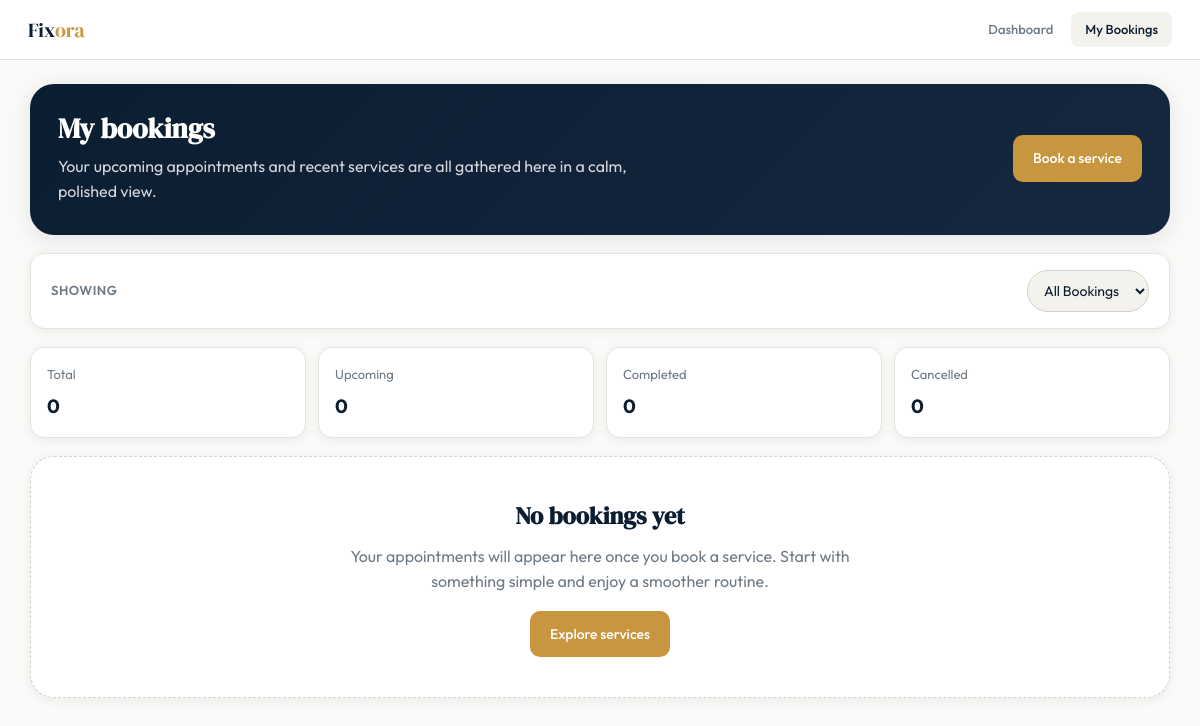
The page /booking/my-bookings/ (signed in) on the database as committed earlier.
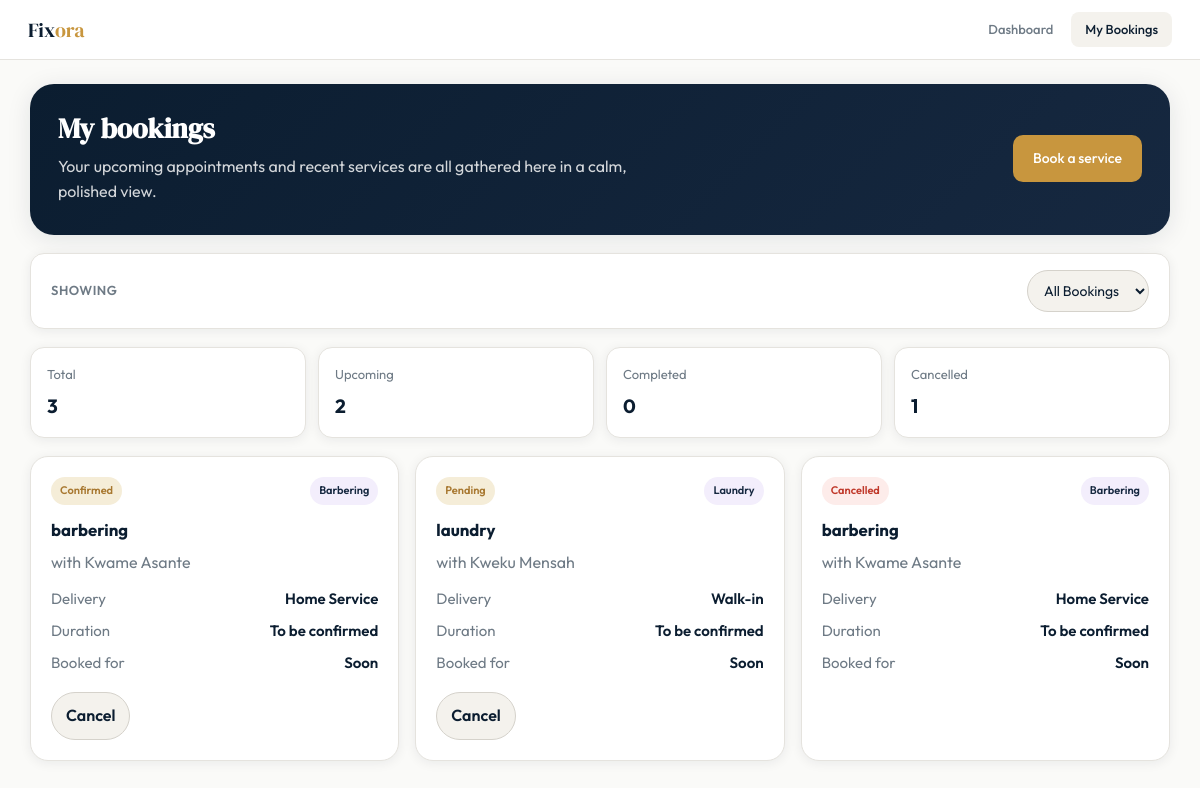
The same page on the database as committed later.
### booking/models.py (models this page shows)
class Booking(models.Model):
    customer = models.ForeignKey(User, on_delete=models.CASCADE, related_name='booking')
    provider = models.ForeignKey(Provider, on_delete=models.CASCADE)
    service = models.CharField(max_length=100)
    duration = models.CharField(max_length=100)
    status = models.CharField(max_length=100)
    delivery_type =models.CharField(max_length=100)
    service_type = models.CharField(max_length=100)
    booking_date = models.DateField(default="1900-01-01")
    booking_time = models.TimeField(default="00:00:00")

### provider/models.py (models this page shows, shortened)
class Provider(models.Model):
    class ServiceType(models.TextChoices):
        BARBERING= 'barbering', 'Barbering'
        LAUNDRY= 'laundry', 'Laundry'
        CLEANING= 'cleaning', 'Cleaning'
    class ServiceMode(models.TextChoices):
        HOME = 'home', 'Home Service'
        WALK_IN = 'walk_in', 'Walk-in'
    user = models.OneToOneField(User, on_delete=models.CASCADE, related_name='provider_profile')
    full_name =models.CharField(max_length=100)
    email=models.EmailField(unique=True)
    phone_number=models.CharField(max_length=10)
    service_type=models.CharField(max_length=100, choices=[('barbering', 'Barbering'), ('laundry', 'Laundry'), ('cleaning', 'Cleaning')])
    service_mode=models.CharField(max_length=20, choices=[('home', 'Home Service'), ('walk_in', 'Walk-in')])
    delivery_type=models.CharField(max_length=20, choices=[('home_service', 'Home Service'), ('pickup', 'Pickup')])
    address=models.CharField(max_length=100)
    bio=models.TextField()
    profile_picture=models.ImageField(upload_to='profile_pictures/', blank=True, null=True)
    status=models.CharField(max_length=10, choices=[('active', 'Active'), ('inactive', 'Inactive')], default='active')
    rating=models.DecimalField(max_digits=3, decimal_places=2, default=0.00)
    availability=models.BooleanField(default=True)
    working_hours=models.CharField(max_length=100)
    created_at=models.DateTimeField(auto_now_add=True)
    class Meta:
        db_table = 'providers'

### booking/views.py (the view)
# urls.py: path('my-bookings/', views.my_bookings, name='my_bookings'),
@login_required
def my_bookings(request):
    status_filter = request.GET.get('status', '')
    bookings = Booking.objects.filter(customer=request.user).select_related('provider').order_by('-id')
    if status_filter:
        bookings = bookings.filter(status=status_filter)
    upcoming = bookings.filter(status__in=['pending', 'confirmed'])
    completed = bookings.filter(status='completed')
    cancelled = bookings.filter(status='cancelled')
    context = {
        'bookings': bookings,
        'upcoming_bookings': upcoming,
        'completed_bookings': completed,
        'cancelled_bookings': cancelled,
        'status_filter': status_filter,
        'status_choices': [
            ('', 'All Bookings'),
            ('pending', 'Pending'),
            ('confirmed', 'Confirmed'),
            ('completed', 'Completed'),
            ('cancelled', 'Cancelled'),
        ],
    }
    return render(request, 'booking/my_bookings.html', context)

### booking/templates/booking/my_bookings.html (shortened to what this page needs)
{% load static %}
<!doctype html>
<html lang="en" data-theme="light">
  <head>
  </head>
  <body>
    <nav class="pg-nav">
      <div class="pg-nav-title">Fix<span>ora</span></div>
      <div class="pg-tabs">
        <a href="{% url 'dashboard' %}" class="pg-tab">Dashboard</a>
        <a href="{% url 'my_bookings' %}" class="pg-tab active">My Bookings</a>
      </div>
    </nav>
    <div class="page">
      <section class="hero">
        <div>
          <h1>My bookings</h1>
          <p>
            Your upcoming appointments and recent services are all gathered here
            in a calm, polished view.
          </p>
        </div>
        <a href="{% url 'dashboard' %}" class="btn btn-primary"
          >Book a service</a
        >
      </section>
      <form method="get" class="filter-card">
        <label for="status">Showing</label>
        <select name="status" id="status" onchange="this.form.submit()">
          {% for value, label in status_choices %}
          <option
            value="{{ value }}"
            {%
            if
            status_filter=""
            ="value"
            %}selected{%
            endif
            %}
          >
            {{ label }}
          </option>
          {% endfor %}
        </select>
      </form>
      <div class="stats-row">
        <div class="stat-card">
          <span>Total</span>
          <strong>{{ bookings.count }}</strong>
        </div>
        <div class="stat-card">
          <span>Upcoming</span>
          <strong>{{ upcoming_bookings.count }}</strong>
        </div>
        <div class="stat-card">
          <span>Completed</span>
          <strong>{{ completed_bookings.count }}</strong>
        </div>
        <div class="stat-card">
          <span>Cancelled</span>
          <strong>{{ cancelled_bookings.count }}</strong>
        </div>
      </div>
      {% if bookings %}
      <div class="bookings-grid">
        {% for booking in bookings %}
        <article class="booking-card">
          <div class="booking-top">
            <span class="badge badge-{{ booking.status }}"
              >{{ booking.status|title }}</span
            >
            <span class="badge badge-soft"
              >{{ booking.service_type|title }}</span
            >
          </div>
          <h3>{{ booking.service }}</h3>
          <p class="provider">
            with {{ booking.provider.full_name|default:"your provider" }}
          </p>
          <div class="detail-list">
            <div class="detail-item">
              <span>Delivery</span>
              <span>
                {% if booking.delivery_type == "pickup" %}
                  Walk-in
                {% elif booking.delivery_type == "home_delivery" %}
                  Home Service
                {% else %}
                  {{ booking.delivery_type|title }}
                {% endif %}
              </span>
            </div>
            <div class="detail-item">
              <span>Duration</span>
              <span>{{ booking.duration|default:"To be confirmed" }}</span>
            </div>
            <div class="detail-item">
              <span>Booked for</span>
              <span>{{ booking.service_date|default:"Soon" }}</span>
            </div>
          </div>
          <div class="booking-footer">
             {% if booking.status != 'cancelled' and booking.status != 'completed' %}
            <a href="{% url 'cancel_booking' booking.id %}" class="ghost-btn"
              >Cancel</a
            >
            {% else %}
            <span></span>
            {% endif %}
            <a
              href="{% url 'booking_detail' booking.id %}"
              class="btn btn-outline"
              >View details</a
            >
          </div>
        </article>
        {% endfor %}
      </div>
      {% else %}
      <div class="empty-card">
        <h2>No bookings yet</h2>
        <p>
          Your appointments will appear here once you book a service. Start with
          something simple and enjoy a smoother routine.
        </p>
        <a href="{% url 'booking' %}" class="btn btn-primary"
          >Explore services</a
        >
      </div>
      {% endif %}
    </div>
  </body>
</html>

Rows that differ between the two databases and show on the page:
added Booking: status "Confirmed", service_type "Barbering", service "barbering", provider.full_name "Kwame Asante", delivery_type "Home Service", duration "To be confirmed", service_date "Soon", shows "Cancel"
added Booking: status "Pending", service_type "Laundry", service "laundry", provider.full_name "Kweku Mensah", delivery_type "Walk-in", duration "To be confirmed", service_date "Soon", shows "Cancel"
added Booking: status "Cancelled", service_type "Barbering", service "barbering", provider.full_name "Kwame Asante", delivery_type "Home Service", duration "To be confirmed", service_date "Soon"
Other text that changed with them:
{{ bookings.count }}: "0" → "3"
{{ upcoming_bookings.count }}: "0" → "2"
{{ cancelled_bookings.count }}: "0" → "1"
text no longer shown: "No bookings yet Your appointments will appear here once you book a service. Start with something simple and enjoy a smoother routine. Explore services"
